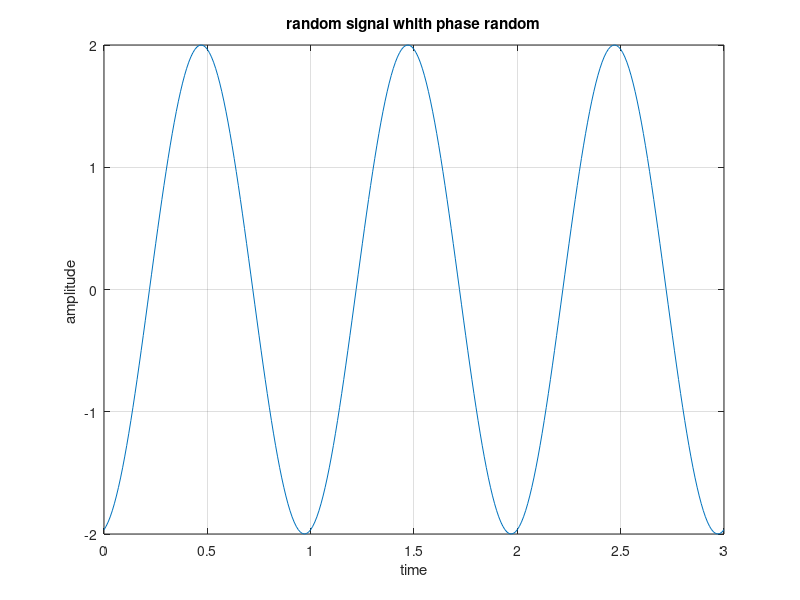
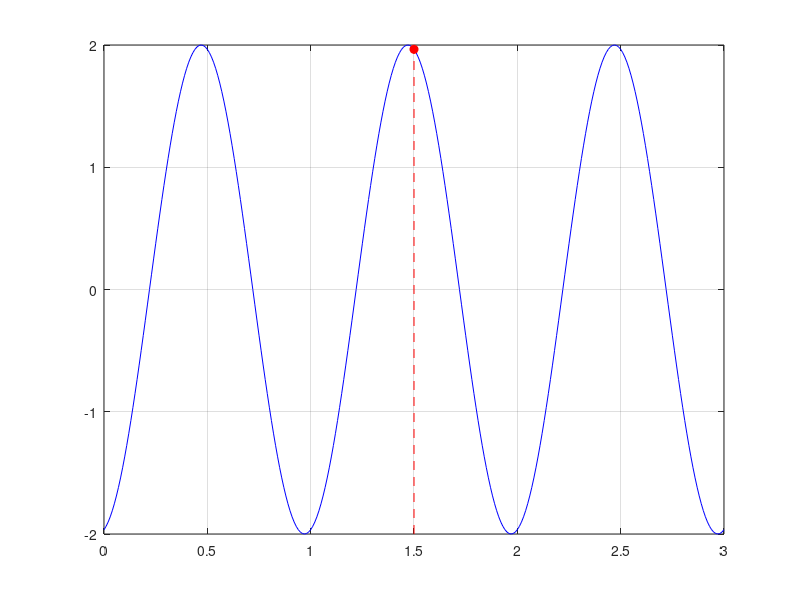

MATLAB code for these plots, in order:
clc ;clear all;close all;
A = 2;
f = 1;
w = 2*pi*f;
t = 0:0.01:3; %الكمبيوتر لا يفهم "الوقت المستمر"؛ 
%لذا نحتاج لإنشاء نقاط زمنية متقطعة (Discrete points)
%لنتمكن من حساب قيمة الموجة عند كل نقطة منها.

theta = 2*pi*rand;   % قيمة عشوائية واحدة

x = A*cos(w*t + theta);
figure
plot(t, x)
%lim(1 ,5);
xlabel('time');
ylabel('amplitude ');
title('random signal whith phase random');
grid on;
% ... (الأكواد السابقة كما هي) ...
%{
% 1. تحديد زمن العينة وقيمتها
t_sample = 1.5; 
% حساب قيمة الموجة عند هذا الزمن باستخدام نفس المعادلة
x_sample = A*cos(w*t_sample + theta); 

% 2. الرسم
figure
plot(t, x, 'b', 'LineWidth', 1); % رسم الموجة الأصلية بخط أزرق
hold on; % الحفاظ على الرسم الحالي لإضافة نقطة العينة فوقه

% 3. تمثيل العينة (Sampling)
% رسم نقطة حمراء عند t=1.5
plot(t_sample, x_sample, 'ro', 'MarkerSize', 10, 'MarkerFaceColor', 'r'); 

% رسم خط متقطع يوضح مكان العينة على المحاور
line([t_sample t_sample], [0 x_sample], 'Color', 'r', 'LineStyle', '--');
line([0 t_sample], [x_sample x_sample], 'Color', 'r', 'LineStyle', '--');

% 4. التنسيق الجمالي
xlabel('Time (s)');
ylabel('Amplitude');
title(['Sampling at t = ', num2str(t_sample)]);
grid on;
legend('Original Signal', 'Sample at t=1.5');

 

% اخذ عينه 
%disp('enter time sampling ');
t_target = input('enter time sampling');
sample_value = A * cos(w * t_target + theta);
hold on; % لكي لا يمسح الرسمة القديمة
plot(t_target, sample_value, 'ro', 'MarkerSize', 10, 'LineWidth', 2); 

%}

%بدلاً من حساب قيمة جديدة، نذهب للمصفوفة t ونبحث عن الترتيب (الرقم) الذي يقع فيه الزمن 1.5.
idx = find(t == 1.5); 
t_sample = t(idx); % نأخذ الزمن من المصفوفة
x_sample = x(idx); % نأخذ قيمة الموجة المقابلة له تماماً

% الآن الرسم سيكون دقيقاً 100% لأن النقطة مأخوذة من نفس بيانات المنحنى
figure
plot(t, x, 'b'); 
hold on;
plot(t_sample, x_sample, 'ro', 'MarkerFaceColor', 'r');%رسم نقطة العينة على المنحنى 

% رسم الخطوط الوهمية لتصل للمحاور بدقة
%
line([t_sample t_sample], [min(ylim) x_sample], 'Color', 'r', 'LineStyle', '--');
%line([min(xlim) t_sample], [x_sample x_sample], 'Color', 'r', 'LineStyle', '--');
grid on;
